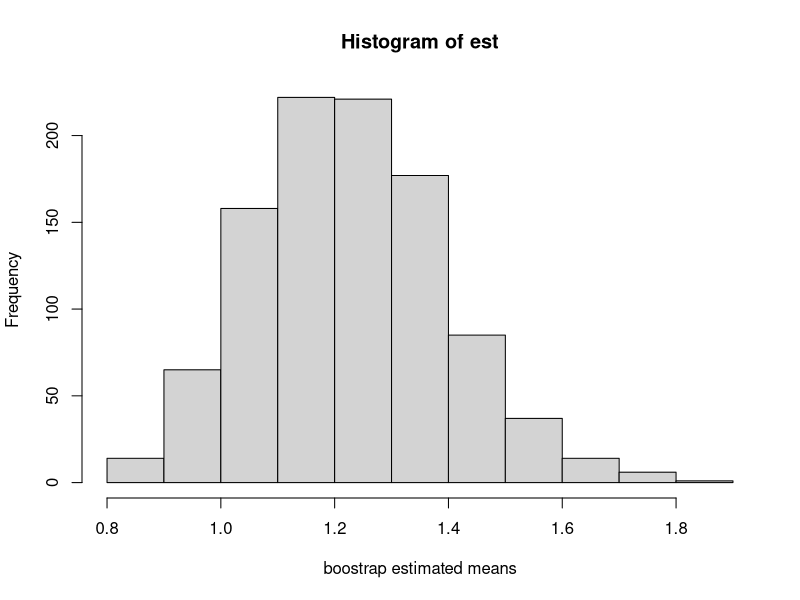
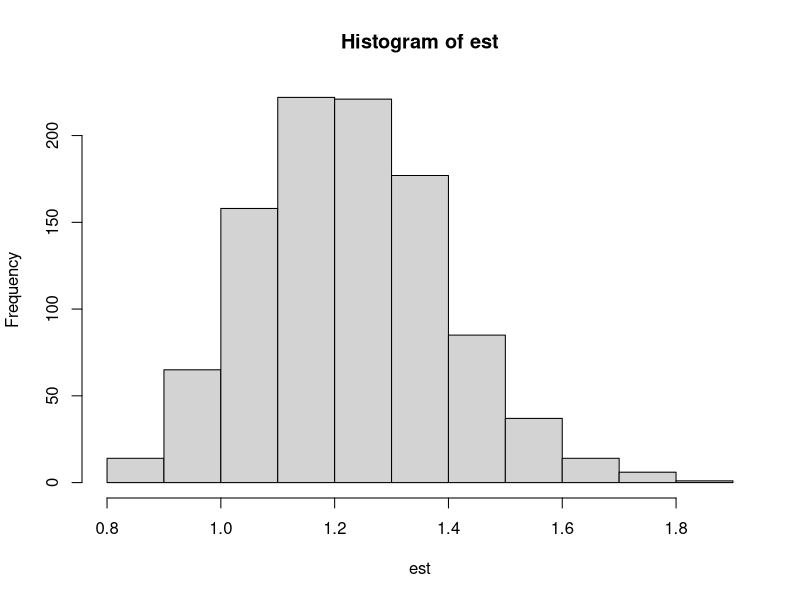

Reproduce these figures in R, in order.
## ---- chunk 1
library(ggplot2)
## ---- chunk 2
aspirin = c(rep(1,119), rep(0,10918))
placebo = c(rep(1,98), rep(0,10936))
## ---- chunk 3
est=NULL
for (i in 1:1000){
  bootA = sample(aspirin, 11037, replace=TRUE)
  bootB = sample(placebo, 11034, replace=TRUE)
  theta = (sum(bootA)/length(bootA))/(sum(bootB)/length(bootB))
  est = append(est, theta)
}

hist(est, xlab = "boostrap estimated means")
## ---- chunk 4
se <- function(x) sqrt(var(x)/length(x))

hist(est)
mean(est)
sd(est)
se(est)
## ---- chunk 5
quantile(est, 0.95)
quantile(est, 0.05)
## ---- chunk 6
trmt = c(94, 197, 16, 38, 99, 141, 23)
control = c(52, 104, 146, 10, 51, 30, 40, 27, 46)

mean(trmt)
mean(control)
diff = mean(trmt) - mean(control)

se(trmt)
se(control)
sediff = sqrt(se(trmt)^2 + se(control)^2)
## ---- chunk 7
diff/sediff
## ---- chunk 8
median(trmt)
median(control)
diff2 = median(trmt) - median(control)
## ---- chunk 9
meanA=NULL
meanB=NULL
medianA=NULL
medianB=NULL
for (i in 1:200){
  bootA = sample(trmt, 7, replace=TRUE)
  bootB = sample(control, 9, replace=TRUE)
  meanA = append(meanA, mean(bootA))
  meanB = append(meanB, mean(bootB))
  medianA = append(medianA, median(bootA))
  medianB = append(medianB, median(bootB))
}

seBootA = sd(meanA)
seBootB = sd(meanB)
seBootAm = sd(medianA)
seBootBm = sd(medianB)
## ---- chunk 10
sediff = sqrt(seBootA**2 + seBootB**2)
diff/sediff
## ---- chunk 11
sediff2 = sqrt(seBootAm**2 + seBootBm**2)
diff2/sediff2
## ---- chunk 12
trmt = trmt/7
control = control/7
